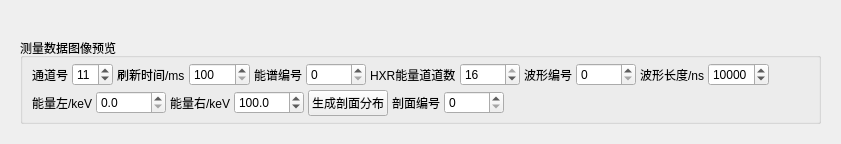
      <widget class="QWidget" name="tab_3">
       <attribute name="title">
        <string>测量数据预览</string>
       </attribute>
       <layout class="QVBoxLayout" name="verticalLayout_5">
        <item>
         <widget class="QWidget" name="widget_2" native="true">
          <property name="sizePolicy">
           <sizepolicy hsizetype="Expanding" vsizetype="Expanding">
            <horstretch>0</horstretch>
            <verstretch>0</verstretch>
           </sizepolicy>
          </property>
          <property name="minimumSize">
           <size>
            <width>600</width>
            <height>0</height>
           </size>
          </property>
          <layout class="QVBoxLayout" name="verticalLayout_4">
           <item>
            <widget class="FixedDataPlotWidget" name="plotWave" native="true">
             <property name="sizePolicy">
              <sizepolicy hsizetype="Expanding" vsizetype="Expanding">
               <horstretch>0</horstretch>
               <verstretch>0</verstretch>
              </sizepolicy>
             </property>
            </widget>
           </item>
           <item>
            <widget class="FixedDataPlotWidget" name="plotSpec" native="true">
             <property name="sizePolicy">
              <sizepolicy hsizetype="Expanding" vsizetype="Expanding">
               <horstretch>0</horstretch>
               <verstretch>0</verstretch>
              </sizepolicy>
             </property>
            </widget>
           </item>
           <item>
            <widget class="FixedDataPlotWidget" name="plotProfile" native="true">
             <property name="sizePolicy">
              <sizepolicy hsizetype="Expanding" vsizetype="Expanding">
               <horstretch>0</horstretch>
               <verstretch>0</verstretch>
              </sizepolicy>
             </property>
            </widget>
           </item>
           <item>
            <widget class="QGroupBox" name="groupBox_pictureSetting">
             <property name="sizePolicy">
              <sizepolicy hsizetype="Preferred" vsizetype="Fixed">
               <horstretch>0</horstretch>
               <verstretch>0</verstretch>
              </sizepolicy>
             </property>
             <property name="title">
              <string>测量数据图像预览</string>
             </property>
             <layout class="QVBoxLayout" name="verticalLayout_pictureSetting">
              <property name="spacing">
               <number>4</number>
              </property>
              <property name="topMargin">
               <number>5</number>
              </property>
              <property name="bottomMargin">
               <number>5</number>
              </property>
              <item>
               <layout class="QHBoxLayout" name="horizontalLayout_4">
                <item>
                 <widget class="QLabel" name="label_17">
                  <property name="sizePolicy">
                   <sizepolicy hsizetype="Fixed" vsizetype="Preferred">
                    <horstretch>0</horstretch>
                    <verstretch>0</verstretch>
                   </sizepolicy>
                  </property>
                  <property name="text">
                   <string>通道号</string>
                  </property>
                 </widget>
                </item>
                <item>
                 <widget class="QSpinBox" name="spb_channel">
                  <property name="sizePolicy">
                   <sizepolicy hsizetype="Fixed" vsizetype="Fixed">
                    <horstretch>0</horstretch>
                    <verstretch>0</verstretch>
                   </sizepolicy>
                  </property>
                  <property name="minimumSize">
                   <size>
                    <width>40</width>
                    <height>0</height>
                   </size>
                  </property>
                  <property name="minimum">
                   <number>1</number>
                  </property>
                  <property name="maximum">
                   <number>32</number>
                  </property>
                  <property name="value">
                   <number>11</number>
                  </property>
                 </widget>
                </item>
                <item>
                 <widget class="QLabel" name="label_12">
                  <property name="sizePolicy">
                   <sizepolicy hsizetype="Fixed" vsizetype="Preferred">
                    <horstretch>0</horstretch>
                    <verstretch>0</verstretch>
                   </sizepolicy>
                  </property>
                  <property name="text">
                   <string>刷新时间/ms</string>
                  </property>
                 </widget>
                </item>
                <item>
                 <widget class="QSpinBox" name="spinBox_4">
                  <property name="sizePolicy">
                   <sizepolicy hsizetype="Fixed" vsizetype="Fixed">
                    <horstretch>0</horstretch>
                    <verstretch>0</verstretch>
                   </sizepolicy>
                  </property>
                  <property name="minimumSize">
                   <size>
                    <width>60</width>
                    <height>0</height>
                   </size>
                  </property>
                  <property name="minimum">
                   <number>100</number>
                  </property>
                  <property name="maximum">
                   <number>10000</number>
                  </property>
                  <property name="singleStep">
                   <number>10</number>
                  </property>
                 </widget>
                </item>
                <item>
                 <widget class="QLabel" name="label_2">
                  <property name="text">
                   <string>能谱编号</string>
                  </property>
                 </widget>
                </item>
                <item>
                 <widget class="QSpinBox" name="spb_specID">
                  <property name="minimumSize">
                   <size>
                    <width>60</width>
                    <height>0</height>
                   </size>
                  </property>
                 </widget>
                </item>
                <item>
                 <widget class="QLabel" name="label_hxrDisplayBins">
                  <property name="sizePolicy">
                   <sizepolicy hsizetype="Fixed" vsizetype="Preferred">
                    <horstretch>0</horstretch>
                    <verstretch>0</verstretch>
                   </sizepolicy>
                  </property>
                  <property name="text">
                   <string>HXR能量道道数</string>
                  </property>
                 </widget>
                </item>
                <item>
                 <widget class="QSpinBox" name="spb_hxrDisplayBins">
                  <property name="sizePolicy">
                   <sizepolicy hsizetype="Fixed" vsizetype="Fixed">
                    <horstretch>0</horstretch>
                    <verstretch>0</verstretch>
                   </sizepolicy>
                  </property>
                  <property name="minimumSize">
                   <size>
                    <width>60</width>
                    <height>0</height>
                   </size>
                  </property>
                  <property name="minimum">
                   <number>8</number>
                  </property>
                  <property name="maximum">
                   <number>16</number>
                  </property>
                  <property name="value">
                   <number>16</number>
                  </property>
                 </widget>
                </item>
                <item>
                 <widget class="QLabel" name="label_waveID">
                  <property name="sizePolicy">
                   <sizepolicy hsizetype="Fixed" vsizetype="Preferred">
                    <horstretch>0</horstretch>
                    <verstretch>0</verstretch>
                   </sizepolicy>
                  </property>
                  <property name="text">
                   <string>波形编号</string>
                  </property>
                 </widget>
                </item>
                <item>
                 <widget class="QSpinBox" name="spb_waveID">
                  <property name="minimumSize">
                   <size>
                    <width>60</width>
                    <height>0</height>
                   </size>
                  </property>
                 </widget>
                </item>
                <item>
                 <widget class="QLabel" name="label_3">
                  <property name="text">
                   <string>波形长度/ns</string>
                  </property>
                 </widget>
                </item>
                <item>
                 <widget class="QSpinBox" name="spb_waveLen">
                  <property name="minimumSize">
                   <size>
                    <width>60</width>
                    <height>0</height>
                   </size>
                  </property>
                  <property name="minimum">
                   <number>16</number>
                  </property>
                  <property name="maximum">
                   <number>16384</number>
                  </property>
                  <property name="singleStep">
                   <number>16</number>
                  </property>
                  <property name="value">
                   <number>10000</number>
                  </property>
                 </widget>
                </item>
                <item>
                 <spacer name="horizontalSpacer_3">
                  <property name="orientation">
                   <enum>Qt::Horizontal</enum>
                  </property>
                  <property name="sizeHint" stdset="0">
                   <size>
                    <width>40</width>
                    <height>20</height>
                   </size>
                  </property>
                 </spacer>
                </item>
               </layout>
              </item>
              <item>
               <layout class="QHBoxLayout" name="horizontalLayout_profile">
                <item>
                 <widget class="QLabel" name="label_energyLeft">
                  <property name="text">
                   <string>能量左/keV</string>
                  </property>
                 </widget>
                </item>
                <item>
                 <widget class="QDoubleSpinBox" name="dsbx_energyLeft">
                  <property name="minimumSize">
                   <size>
                    <width>70</width>
                    <height>0</height>
                   </size>
                  </property>
                  <property name="decimals">
                   <number>1</number>
                  </property>
                  <property name="minimum">
                   <double>0.000000000000000</double>
                  </property>
                  <property name="maximum">
                   <double>500.000000000000000</double>
                  </property>
                  <property name="singleStep">
                   <double>1.000000000000000</double>
                  </property>
                 </widget>
                </item>
                <item>
                 <widget class="QLabel" name="label_energyRight">
                  <property name="text">
                   <string>能量右/keV</string>
                  </property>
                 </widget>
                </item>
                <item>
                 <widget class="QDoubleSpinBox" name="dsbx_energyRight">
                  <property name="minimumSize">
                   <size>
                    <width>70</width>
                    <height>0</height>
                   </size>
                  </property>
                  <property name="decimals">
                   <number>1</number>
                  </property>
                  <property name="minimum">
                   <double>0.000000000000000</double>
                  </property>
                  <property name="maximum">
                   <double>500.000000000000000</double>
                  </property>
                  <property name="singleStep">
                   <double>1.000000000000000</double>
                  </property>
                  <property name="value">
                   <double>100.000000000000000</double>
                  </property>
                 </widget>
                </item>
                <item>
                 <widget class="QPushButton" name="btn_generateProfile">
                  <property name="text">
                   <string>生成剖面分布</string>
                  </property>
                 </widget>
                </item>
                <item>
                 <widget class="QLabel" name="label_profileID">
                  <property name="text">
                   <string>剖面编号</string>
                  </property>
                 </widget>
                </item>
                <item>
                 <widget class="QSpinBox" name="spb_profileID">
                  <property name="minimumSize">
                   <size>
                    <width>60</width>
                    <height>0</height>
                   </size>
                  </property>
                  <property name="minimum">
                   <number>0</number>
                  </property>
                 </widget>
                </item>
                <item>
                 <spacer name="horizontalSpacer_profile">
                  <property name="orientation">
                   <enum>Qt::Horizontal</enum>
                  </property>
                  <property name="sizeHint" stdset="0">
                   <size>
                    <width>40</width>
                    <height>20</height>
                   </size>
                  </property>
                 </spacer>
                </item>
               </layout>
              </item>
             </layout>
            </widget>
           </item>
          </layout>
         </widget>
        </item>
       </layout>
      </widget>
